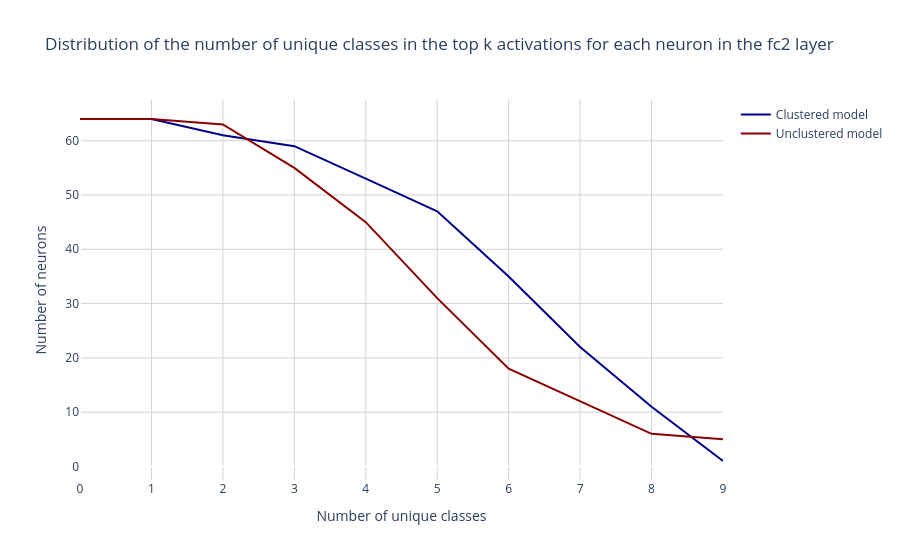

The code cell stored with this chart in its notebook:
### Code cell
# plot the distribution of the number of unique classes in the top k activations for each neuron in the fc2 layer of the clustered model against the unclustered model

fig = go.Figure()

# lines for the clustered model, not histogram
fig.add_trace(go.Scatter(
    x=list(range(10)),
    y=dist_agg,
    mode='lines',
    name='Clustered model',
    line=dict(color='darkblue', width=2)
))

# lines for the unclustered model, not histogram
fig.add_trace(go.Scatter(
    x=list(range(10)),
    y=dist_unclustered_agg,
    mode='lines',
    name='Unclustered model',
    line=dict(color='darkred', width=2)
))

fig.update_layout(
    title_text='Distribution of the number of unique classes in the top k activations for each neuron in the fc2 layer',
    xaxis_title_text='Number of unique classes',
    yaxis_title_text='Number of neurons',
    barmode='overlay'
)

fig.update_traces(marker_line_width=0)

# white background
fig.update_layout(plot_bgcolor='white')

# gridlines

fig.update_yaxes(showgrid=True, gridwidth=1, gridcolor='LightGray')
fig.update_xaxes(showgrid=True, gridwidth=1, gridcolor='LightGray')

fig.show()

### Figure 1 — Plotly figure (JSON) as saved in the notebook; plotly's stock layout.template omitted (floating-point values rounded to 4 significant figures)
{"data": [{"line": {"color": "darkblue", "width": 2}, "marker": {"line": {"width": 0}}, "mode": "lines", "name": "Clustered model", "type": "scatter", "x": [0, 1, 2, 3, 4, 5, 6, 7, 8, 9], "y": [64, 64, 61, 59, 53, 47, 35, 22, 11, 1]}, {"line": {"color": "darkred", "width": 2}, "marker": {"line": {"width": 0}}, "mode": "lines", "name": "Unclustered model", "type": "scatter", "x": [0, 1, 2, 3, 4, 5, 6, 7, 8, 9], "y": [64, 64, 63, 55, 45, 31, 18, 12, 6, 5]}], "layout": {"barmode": "overlay", "plot_bgcolor": "white", "title": {"text": "Distribution of the number of unique classes in the top k activations for each neuron in the fc2 layer"}, "xaxis": {"gridcolor": "LightGray", "gridwidth": 1, "showgrid": true, "title": {"text": "Number of unique classes"}}, "yaxis": {"gridcolor": "LightGray", "gridwidth": 1, "showgrid": true, "title": {"text": "Number of neurons"}}}}
